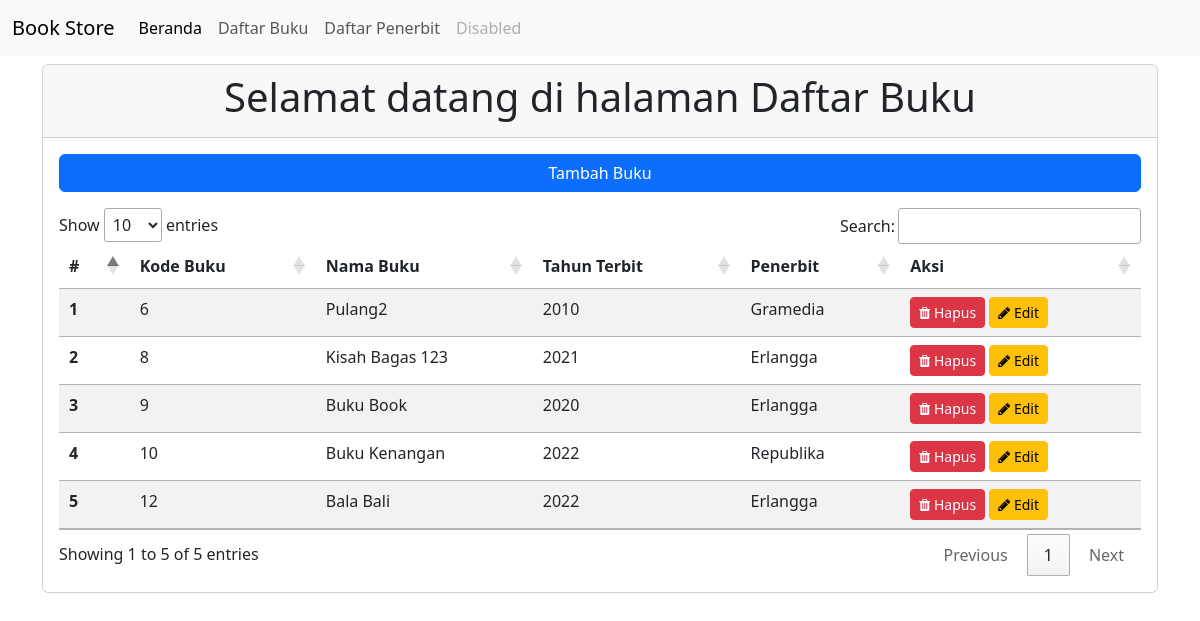
Screenshot of /index.php/pages/daftarBuku with the database file from the repository.
### tables this page shows
CREATE TABLE `tb_buku` (
  `kode_buku` int(11) NOT NULL,
  `judul_buku` varchar(255) NOT NULL,
  `tahun_terbit` year(4) DEFAULT NULL,
  `kode_penerbit` int(11) DEFAULT NULL
);

CREATE TABLE `tb_penerbit` (
  `kode_penerbit` int(11) NOT NULL,
  `nama_penerbit` varchar(255) NOT NULL,
  `alamat_penerbit` text DEFAULT NULL
);

### application/controllers/Pages.php (called while the page is built, shortened)
<?php
class Pages extends CI_Controller {
	public function __construct(){
		$this->load->model('Model_buku');
		$this->load->model('Model_penerbit');
	}
	public function daftarBuku()
	{
		$this->load->model('Model_buku');
		$data['data_buku'] = $this->Model_buku->get_all_buku() 	->result_array();
		$data['data_penerbit'] = $this->db->get('tb_penerbit')->result_array();
        $data['title'] = "Daftar Buku";
        $this->load->view('templates/header', $data);
		$this->load->view('daftarBuku');
		$this->load->view('templates/modal');
        $this->load->view('templates/footer');
	}
}

### index.php (called while the page is built, shortened)
<?php
require_once BASEPATH.'core/CodeIgniter.php';

### application/models/Model_buku.php (called while the page is built, shortened)
<?php
class Model_buku extends CI_Model
{
    public function get_all_buku()
    {
        $this->db->select('*');
        $this->db->from('tb_buku');
        $this->db->join('tb_penerbit', 'tb_penerbit.kode_penerbit = tb_buku.kode_penerbit');
        $query = $this->db->get();
        return $query;
    }
}

### application/views/daftarBuku.php (the view, shortened to what this page needs)
<div class="card mt-2">
  <div class="card-header text-center">
    <h1>Selamat datang di halaman Daftar Buku</h1>
  </div>
  <div class="card-body">
    <button type="button" class="btn btn-primary col-12 mb-3" data-bs-toggle="modal" data-bs-target="#staticBackdrop">Tambah Buku</button>
    <table class="table table-striped" id="myTable">
      <thead>
        <tr>
          <th scope="col">#</th>
          <th scope="col">Kode Buku</th>
          <th scope="col">Nama Buku</th>
          <th scope="col">Tahun Terbit</th>
          <th scope="col">Penerbit</th>
          <th scope="col">Aksi</th>
        </tr>
      </thead>
      <tbody>
        <?php $no = 1;
        foreach ($data_buku as $row) { ?>
          <tr>
            <th scope="row"><?= $no++; ?></th>
            <td><?= $row['kode_buku']; ?></td>
            <td><?= $row['judul_buku']; ?></td>
            <td><?= $row['tahun_terbit']; ?></td>
            <td><?= $row['nama_penerbit']; ?></td>
            <td>
              <a href="<?= base_url('Pages/hapusBuku/') . $row['kode_buku'] ?>" class="btn btn-danger btn-sm" onclick="return confirm('Delete?')">
                <i class="fa fa-trash" aria-hidden="true"></i>
                Hapus
              </a>
              <a type="button" href="<?= base_url('Pages/tampilEdit/').$row['kode_buku']; ?>" class="btn btn-warning btn-sm">
                <i class="fa fa-pencil" aria-hidden="true"></i>
                Edit
              </a>
            </td>
          </tr>
        <?php } ?>
      </tbody>
    </table>
  </div>
</div>

### application/views/templates/header.php (shortened to what this page needs)
<!doctype html>
<html lang="en">
  <head>
    <link href="https://cdn.jsdelivr.net/npm/bootstrap@5.3.0/dist/css/bootstrap.min.css" rel="stylesheet">
    <link href="//cdn.datatables.net/1.13.5/css/jquery.dataTables.min.css" rel="stylesheet">
    <link href="<?= base_url('assets/font-awesome-4.7.0/css/font-awesome.css') ?>" rel="stylesheet">
  </head>
  <body>
  <nav class="navbar navbar-expand-lg bg-body-tertiary">
  <div class="container-fluid">
    <a class="navbar-brand" href="#">Book Store</a>
    <div class="collapse navbar-collapse" id="navbarNavAltMarkup">
      <div class="navbar-nav">
        <a class="nav-link active" aria-current="page" href="<?= base_url(); ?>">Beranda</a>
        <a class="nav-link" href="<?= base_url('pages/daftarBuku'); ?>">Daftar Buku</a>
        <a class="nav-link" href="<?= base_url('pages/daftarPenerbit'); ?>">Daftar Penerbit</a>
        <a class="nav-link disabled">Disabled</a>
      </div>
    </div>
  </div>
</nav>
<div class="container">

### application/views/templates/footer.php (shortened to what this page needs)
</div>
  </body>
</html>

### rows the page displays
tb_buku: kode_buku "6", judul_buku "Pulang2", tahun_terbit "2010", kode_penerbit.nama_penerbit "Gramedia"
tb_buku: kode_buku "8", judul_buku "Kisah Bagas 123", tahun_terbit "2021", kode_penerbit.nama_penerbit "Erlangga"
tb_buku: kode_buku "9", judul_buku "Buku Book", tahun_terbit "2020", kode_penerbit.nama_penerbit "Erlangga"
tb_buku: kode_buku "10", judul_buku "Buku Kenangan", tahun_terbit "2022", kode_penerbit.nama_penerbit "Republika"
tb_buku: kode_buku "12", judul_buku "Bala Bali", tahun_terbit "2022", kode_penerbit.nama_penerbit "Erlangga"
